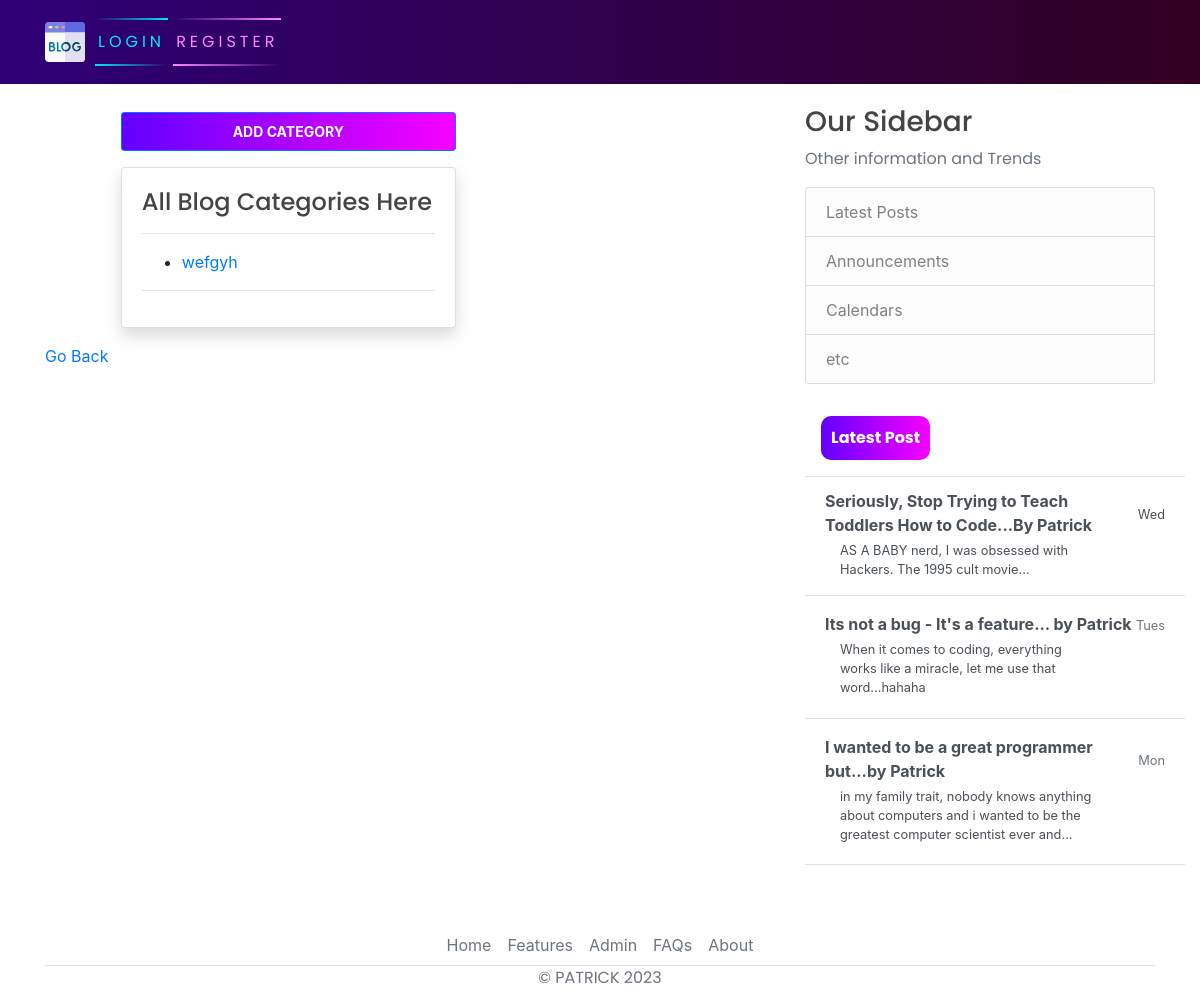
Page /category/25/ on the earlier database version.
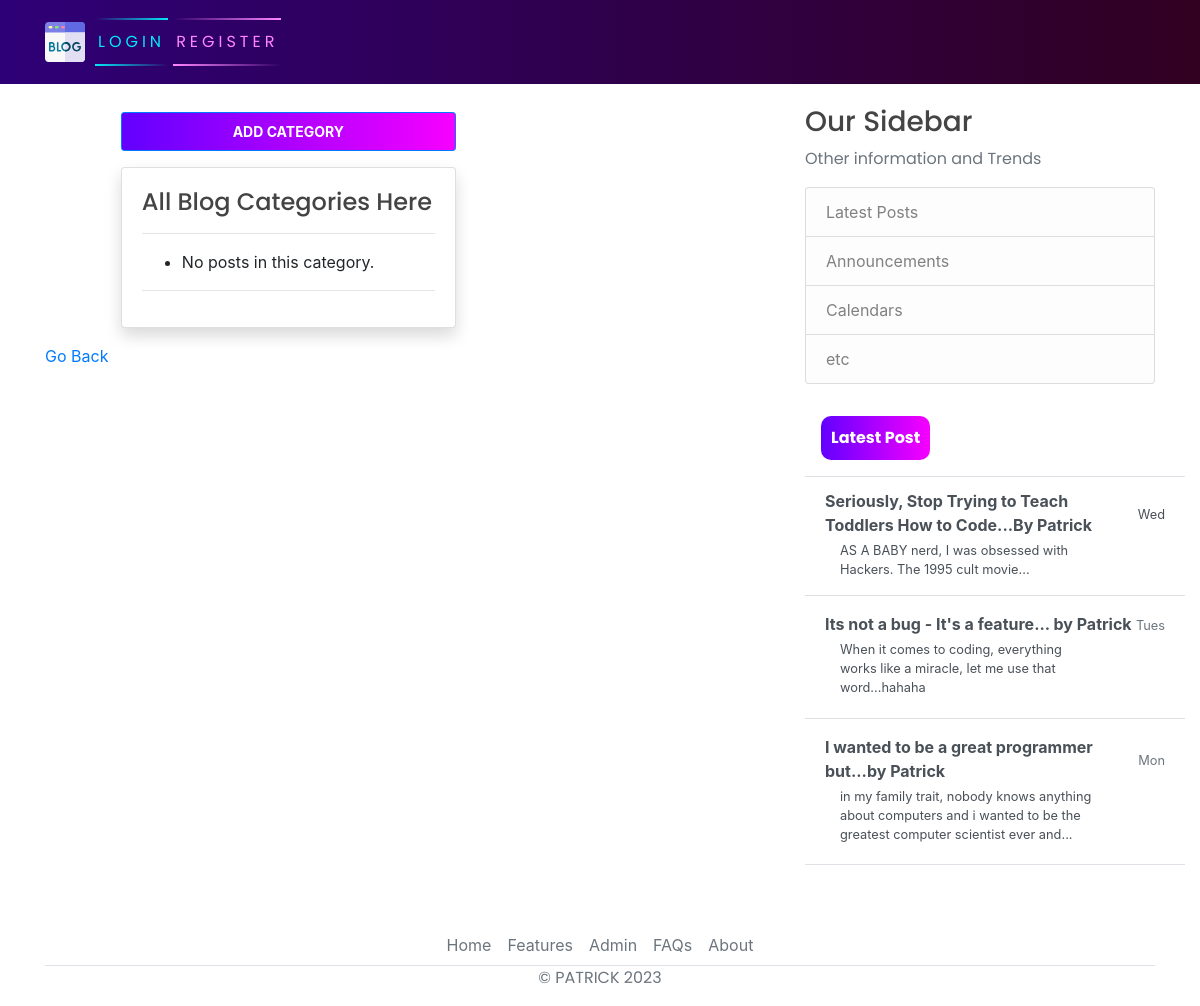
Same page on the later database version.
### blog/models.py (models this page shows, shortened)
class Post(models.Model):
    title = models.CharField(max_length=200)
    content=RichTextField(null=True,blank=True)
    image_handler=models.ImageField(null=True,blank=True ,upload_to="images/")
    date_posted = models.DateTimeField(auto_now_add=True)
    author = models.ForeignKey(User, on_delete=models.CASCADE)
    likes = models.ManyToManyField(User, related_name='blog_posts', blank=True)
    dislikes = models.ManyToManyField(User, related_name='disliked_posts', blank=True)
    categories = models.ManyToManyField(Category, related_name='posts')
    """
        def total_likes(self):

                return self.likes.count()
    """

### blog/views.py (the view)
# urls.py: path('category/<int:category_id>/', views.view_category_posts, name='view_category_posts'),
def view_category_posts(request, category_id):
    category = get_object_or_404(Category, pk=category_id)
    posts = category.posts.all()
    return render(request, 'blog/view_category_posts.html', {'category': category, 'posts': posts})

### blog/templates/blog/view_category_posts.html (shortened to what this page needs)
{% extends 'blog/base.html' %}
{% load crispy_forms_tags %}
  {% load static %}
{% block content %}
<div class="cover">
  <div class="container">
      <div class="row mt-5 pt-5">
          <div class="col-md-6 offset-md-1">
            <div class="text-center my-3">
              <button  class="btn btn-primary btn-sm p-2 " type="submit" ><a class="text-white text-decoration-none" href="{% url 'add_category' %}"><strong>ADD CATEGORY</strong></a></button>
            </div>
              <div class="card my-3 shadow">
                  <div class="card-body">
                      <h4> All Blog Categories  Here </h4>
                      <hr>
                        <ul>
                            {% for post in posts %}
                                <li><a href="{% url 'blog-detail' post.id %}">{{ post.title }}</a></li>
                            {% empty %}
                                <li>No posts in this category.</li>
                            {% endfor %}
                        </ul>
                      <hr>
                  </div>
              </div>
          </div>
      </div>
  </div>
</div>
<a class="d-flex justify-content-start text-decoration-none"href="{% url 'category-list' %}" >Go Back  </a>
{% endblock content %}

Differences in the rows shown:
no longer on this page (row edited): Post: title "wefgyh"
Other differences:
text now shown: "No posts in this category."
